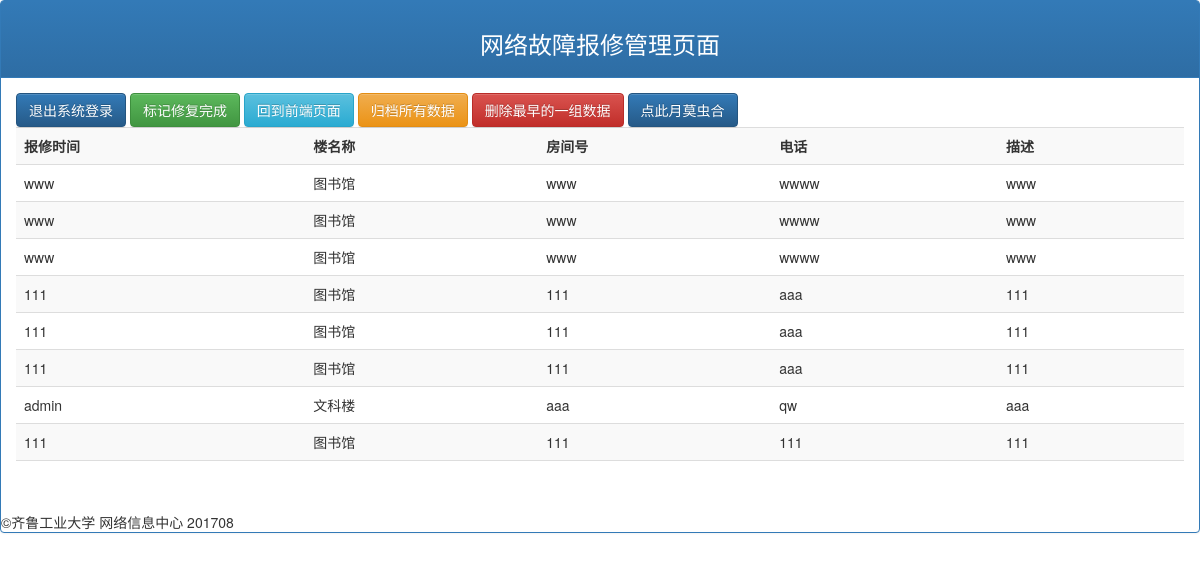
The page /back.php on the database its author committed.
### tables this page shows
CREATE TABLE IF NOT EXISTS `repair` (
  `repair_time` varchar(255) NOT NULL,
  `bulid_id` varchar(255) NOT NULL,
  `room` varchar(255) NOT NULL,
  `phone` varchar(255) NOT NULL,
  `repair_describe` varchar(255) NOT NULL
);

### back.php (the view, shortened to what this page needs)
<!DOCTYPE html>
<html lang="zh-CN">
<head>
      <link rel="stylesheet" href="./css/bootstrap.min.css">
      <link rel="stylesheet" href="./css/bootstrap-theme.min.css">
</head>
<body>
<div class="panel panel-primary">
    <div class="panel-heading">
        <h3 class="text-center">网络故障报修管理页面</h3></div>
    <div class="panel-body">
        <div class="form-group">
            <button type="button" class="btn btn-primary">退出系统登录</button>
            <button type="button" class="btn btn-success">标记修复完成</button>
            <button type="button" class="btn btn-info">回到前端页面</button>
            <button type="button" class="btn btn-warning">归档所有数据</button>
            <button type="button" class="btn btn-danger">删除最早的一组数据</button>
            <button type="button" class="btn btn-primary" title="Popover title"
                    data-container="body" data-toggle="popover" data-placement="top"
                    data-content="顶部的 Popover 中的一些内容"
            >点此月莫虫合</button>
            <?php
            $result = mysql_query("SELECT * FROM repair");
            echo "<table border='1'><table class=\"table table-striped\">
            <tr>
            <th>报修时间</th>
            <th>楼名称</th>
            <th>房间号</th>
            <th>电话</th>
            <th>描述</th>
            </tr>";
            while($row = mysql_fetch_array($result))
            {
                echo "<tr>";
                echo "<td>" . $row['repair_time'] . "</td>";
                echo "<td>" . $row['bulid_id'] . "</td>";
                echo "<td>" . $row['room'] . "</td>";
                echo "<td>" . $row['phone'] . "</td>";
                echo "<td>" . $row['repair_describe'] . "</td>";
                echo "</tr>";
            }
                echo "</table>";
                ?>
                </table>
            </div>
    </div>
    <div>©齐鲁工业大学 网络信息中心 201708</div>
    </div>
</body>
</html>

### rows shown on the page
repair: repair_time "www", bulid "图书馆", room "www", phone "wwww", repair_describe "www"
repair: repair_time "www", bulid "图书馆", room "www", phone "wwww", repair_describe "www"
repair: repair_time "www", bulid "图书馆", room "www", phone "wwww", repair_describe "www"
repair: repair_time "111", bulid "图书馆", room "111", phone "aaa", repair_describe "111"
repair: repair_time "111", bulid "图书馆", room "111", phone "aaa", repair_describe "111"
repair: repair_time "111", bulid "图书馆", room "111", phone "aaa", repair_describe "111"
repair: repair_time "admin", bulid "文科楼", room "aaa", phone "qw", repair_describe "aaa"
repair: repair_time "111", bulid "图书馆", room "111", phone "111", repair_describe "111"
